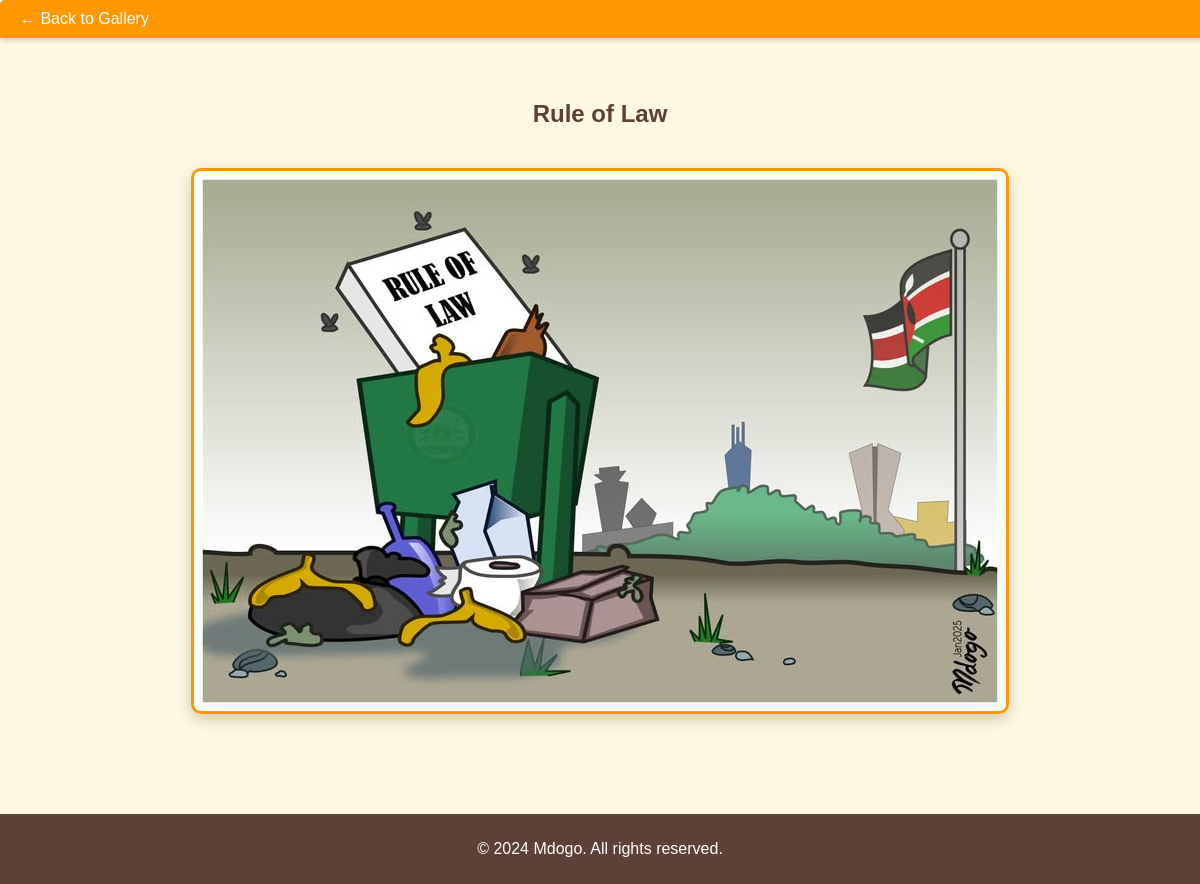
/cartoon/9/, run on the app's committed database.
### portfolio/models.py (models this page shows, shortened)
class Cartoon(models.Model):
    title = models.CharField(max_length=100)
    description = models.TextField(blank=True)
    image = models.ImageField(upload_to='cartoons/')
    created_at = models.DateField(auto_now_add=True)

### portfolio/views.py (the view)
# urls.py: path('cartoon/<int:pk>/', views.cartoon_detail, name='cartoon_detail'),
def cartoon_detail(request, pk):
    cartoon = get_object_or_404(Cartoon, pk=pk)
    return render(request, 'cartoon_detail.html', {'cartoon': cartoon})

### portfolio/templates/cartoon_detail.html (shortened to what this page needs)
<!DOCTYPE html>
<html lang="en">
<head>
    {% load static %}
    <link rel="stylesheet" href="{% static 'css/style.css' %}">
</head>
<body>
    <header>
        <a href="{% url 'home' %}" style="text-decoration: none; color: inherit;">← Back to Gallery</a>
    </header>
    <section id="cartoon-detail">
        <h1>{{ cartoon.title }}</h1>
        <img src="{{ cartoon.image.url }}" alt="{{ cartoon.title }}" style="max-width: 100%; height: auto; margin: 20px 0;">
    </section>
    <footer>
        <p>&copy; 2024 Mdogo. All rights reserved.</p>
    </footer>
</body>
</html>

### static/css/style.css (style rules this page uses)
body { font-family: Arial, sans-serif; margin: 0; margin-top: 60px; padding: 0; background-color: #FFF8E1; color: #5D4037; }
header { position: fixed; top: 0; left: 0; width: 100%; background-color: #FF9800; color: #FFF; padding: 10px 20px; display: flex; justify-content: space-between; align-items: center; box-shadow: 0px 2px 5px rgba(0, 0, 0, 0.2); z-index: 1000; border-radius: 5px 5px 0 0; margin-left: 0px; margin-right: 0px; }
section { padding: 20px; text-align: center; margin-bottom: 40px; }
footer { background-color: #5D4037; color: white; padding: 10px 20px; text-align: center; }
#cartoon-detail { text-align: center; padding: 20px; background-color: #FFF8E1; color: #5D4037; }
#cartoon-detail img { border: 3px solid #FF9800; border-radius: 10px; box-shadow: 0px 5px 15px rgba(0, 0, 0, 0.2); }

### data on the page
Cartoon: title "Rule of Law", image (picture)
